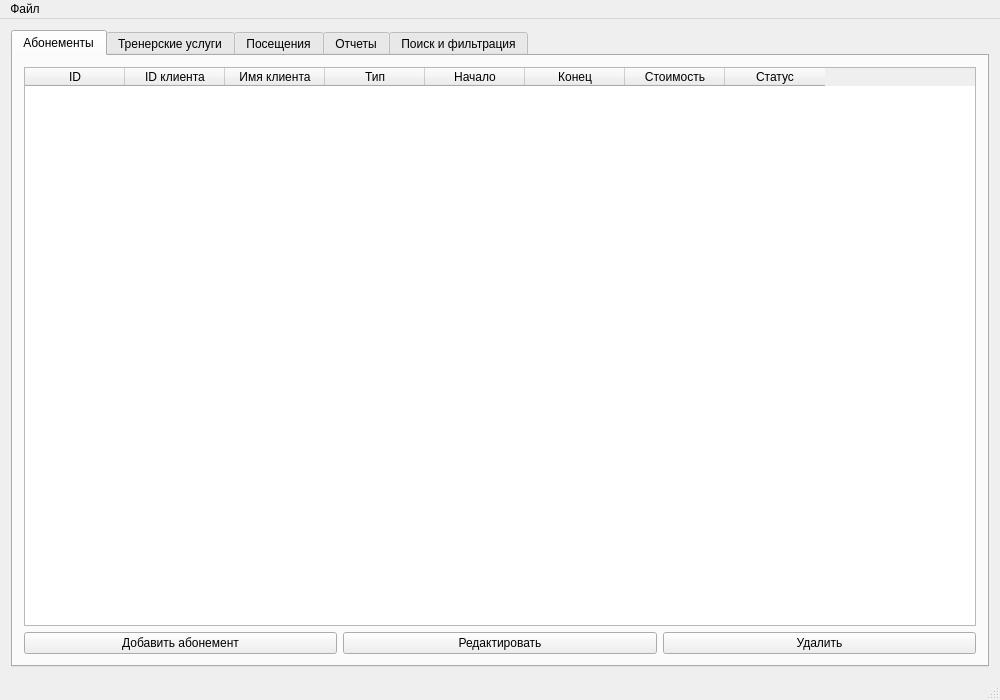
<?xml version="1.0" encoding="UTF-8"?>
<ui version="4.0">
 <class>AdminWindow</class>
 <widget class="QMainWindow" name="AdminWindow">
  <property name="geometry">
   <rect>
    <x>0</x>
    <y>0</y>
    <width>1000</width>
    <height>700</height>
   </rect>
  </property>
  <property name="windowTitle">
   <string>Панель администратора</string>
  </property>
  <widget class="QWidget" name="centralWidget">
   <layout class="QVBoxLayout" name="verticalLayout">
    <item>
     <widget class="QTabWidget" name="tabWidget">
      <property name="currentIndex">
       <number>0</number>
      </property>
      <widget class="QWidget" name="membershipsTab">
       <attribute name="title">
        <string>Абонементы</string>
       </attribute>
       <layout class="QVBoxLayout" name="verticalLayout_2">
        <item>
         <widget class="QTableWidget" name="membershipsTable">
          <column>
           <property name="text">
            <string>ID</string>
           </property>
          </column>
          <column>
           <property name="text">
            <string>ID клиента</string>
           </property>
          </column>
          <column>
           <property name="text">
            <string>Имя клиента</string>
           </property>
          </column>
          <column>
           <property name="text">
            <string>Тип</string>
           </property>
          </column>
          <column>
           <property name="text">
            <string>Начало</string>
           </property>
          </column>
          <column>
           <property name="text">
            <string>Конец</string>
           </property>
          </column>
          <column>
           <property name="text">
            <string>Стоимость</string>
           </property>
          </column>
          <column>
           <property name="text">
            <string>Статус</string>
           </property>
          </column>
         </widget>
        </item>
        <item>
         <layout class="QHBoxLayout" name="horizontalLayout">
          <item>
           <widget class="QPushButton" name="addMembershipButton">
            <property name="text">
             <string>Добавить абонемент</string>
            </property>
           </widget>
          </item>
          <item>
           <widget class="QPushButton" name="editMembershipButton">
            <property name="text">
             <string>Редактировать</string>
            </property>
           </widget>
          </item>
          <item>
           <widget class="QPushButton" name="deleteMembershipButton">
            <property name="text">
             <string>Удалить</string>
            </property>
           </widget>
          </item>
         </layout>
        </item>
       </layout>
      </widget>
      <widget class="QWidget" name="trainerServicesTab">
       <attribute name="title">
        <string>Тренерские услуги</string>
       </attribute>
       <layout class="QVBoxLayout" name="verticalLayout_trainerServices">
        <item>
         <widget class="QTableWidget" name="trainerServicesTable">
          <column>
           <property name="text">
            <string>ID</string>
           </property>
          </column>
          <column>
           <property name="text">
            <string>ID клиента</string>
           </property>
          </column>
          <column>
           <property name="text">
            <string>Имя клиента</string>
           </property>
          </column>
          <column>
           <property name="text">
            <string>Вид услуги</string>
           </property>
          </column>
          <column>
           <property name="text">
            <string>Срок</string>
           </property>
          </column>
          <column>
           <property name="text">
            <string>Начало</string>
           </property>
          </column>
          <column>
           <property name="text">
            <string>Конец</string>
           </property>
          </column>
          <column>
           <property name="text">
            <string>Стоимость</string>
           </property>
          </column>
          <column>
           <property name="text">
            <string>Статус</string>
           </property>
          </column>
         </widget>
        </item>
        <item>
         <layout class="QHBoxLayout" name="horizontalLayout_trainerServices">
          <item>
           <widget class="QPushButton" name="deleteTrainerServiceButton">
            <property name="text">
             <string>Удалить</string>
            </property>
           </widget>
          </item>
         </layout>
        </item>
       </layout>
      </widget>
      <widget class="QWidget" name="visitsTab">
       <attribute name="title">
        <string>Посещения</string>
       </attribute>
       <layout class="QVBoxLayout" name="verticalLayout_3">
        <item>
         <widget class="QTableWidget" name="visitsTable">
          <column>
           <property name="text">
            <string>ID</string>
           </property>
          </column>
          <column>
           <property name="text">
            <string>ID клиента</string>
           </property>
          </column>
          <column>
           <property name="text">
            <string>Имя клиента</string>
           </property>
          </column>
          <column>
           <property name="text">
            <string>Дата и время</string>
           </property>
          </column>
         </widget>
        </item>
       </layout>
      </widget>
      <widget class="QWidget" name="reportsTab">
       <attribute name="title">
        <string>Отчеты</string>
       </attribute>
       <layout class="QVBoxLayout" name="verticalLayout_4">
        <item>
         <widget class="QSplitter" name="reportsSplitter">
          <property name="orientation">
           <enum>Qt::Horizontal</enum>
          </property>
          <widget class="QWidget" name="attendanceReportWidget">
           <layout class="QVBoxLayout" name="attendanceReportLayout">
            <item>
             <widget class="QLabel" name="attendanceReportLabel">
              <property name="text">
               <string>Отчет по посещениям</string>
              </property>
              <property name="alignment">
               <set>Qt::AlignCenter</set>
              </property>
             </widget>
            </item>
            <item>
             <widget class="QDateEdit" name="attendanceReportDate">
              <property name="calendarPopup">
               <bool>true</bool>
              </property>
              <property name="date">
               <date>
                <year>2025</year>
                <month>1</month>
                <day>1</day>
               </date>
              </property>
             </widget>
            </item>
            <item>
             <widget class="QTextEdit" name="attendanceReportText">
              <property name="readOnly">
               <bool>true</bool>
              </property>
             </widget>
            </item>
            <item>
             <widget class="QPushButton" name="attendanceReportButton">
              <property name="text">
               <string>Отчет по посещениям</string>
              </property>
             </widget>
            </item>
           </layout>
          </widget>
          <widget class="QWidget" name="revenueReportWidget">
           <layout class="QVBoxLayout" name="revenueReportLayout">
            <item>
             <widget class="QLabel" name="revenueReportLabel">
              <property name="text">
               <string>Отчет по доходам</string>
              </property>
              <property name="alignment">
               <set>Qt::AlignCenter</set>
              </property>
             </widget>
            </item>
            <item>
             <widget class="QDateEdit" name="revenueReportDate">
              <property name="calendarPopup">
               <bool>true</bool>
              </property>
              <property name="date">
               <date>
                <year>2025</year>
                <month>1</month>
                <day>1</day>
               </date>
              </property>
             </widget>
            </item>
            <item>
             <widget class="QTextEdit" name="revenueReportText">
              <property name="readOnly">
               <bool>true</bool>
              </property>
             </widget>
            </item>
            <item>
             <widget class="QPushButton" name="revenueReportButton">
              <property name="text">
               <string>Отчет по доходам</string>
              </property>
             </widget>
            </item>
           </layout>
          </widget>
         </widget>
        </item>
       </layout>
      </widget>
      <widget class="QWidget" name="searchTab">
       <attribute name="title">
        <string>Поиск и фильтрация</string>
       </attribute>
       <layout class="QVBoxLayout" name="verticalLayout_5">
        <item>
         <widget class="QGroupBox" name="searchGroupBox">
          <property name="title">
           <string>Поиск</string>
          </property>
          <layout class="QFormLayout" name="formLayout">
           <item row="0" column="0">
            <widget class="QLabel" name="searchLabel">
             <property name="text">
              <string>Поиск по:</string>
             </property>
            </widget>
           </item>
           <item row="0" column="1">
            <widget class="QComboBox" name="searchFieldComboBox">
             <item>
              <property name="text">
               <string>Клиенту</string>
              </property>
             </item>
             <item>
              <property name="text">
               <string>Типу абонемента</string>
              </property>
             </item>
             <item>
              <property name="text">
               <string>Дате</string>
              </property>
             </item>
             <item>
              <property name="text">
               <string>Тренерским услугам</string>
              </property>
             </item>
            </widget>
           </item>
           <item row="1" column="0">
            <widget class="QLabel" name="queryLabel">
             <property name="text">
              <string>Запрос:</string>
             </property>
            </widget>
           </item>
           <item row="1" column="1">
            <widget class="QLineEdit" name="searchQueryLineEdit"/>
           </item>
          </layout>
         </widget>
        </item>
        <item>
         <widget class="QGroupBox" name="filterGroupBox">
          <property name="title">
           <string>Фильтрация</string>
          </property>
          <layout class="QHBoxLayout" name="horizontalLayout_4">
           <item>
            <widget class="QLabel" name="filterLabel">
             <property name="text">
              <string>Статус:</string>
             </property>
            </widget>
           </item>
           <item>
            <widget class="QComboBox" name="statusFilterComboBox">
             <item>
              <property name="text">
               <string>Все</string>
              </property>
             </item>
             <item>
              <property name="text">
               <string>Активен</string>
              </property>
             </item>
             <item>
              <property name="text">
               <string>Истек</string>
              </property>
             </item>
            </widget>
           </item>
           <item>
            <widget class="QComboBox" name="typeFilterComboBox">
             <property name="visible">
              <bool>false</bool>
             </property>
             <item>
              <property name="text">
               <string>Все</string>
              </property>
             </item>
             <item>
              <property name="text">
               <string>Тренажерный зал</string>
              </property>
             </item>
             <item>
              <property name="text">
               <string>Групповые тренировки</string>
              </property>
             </item>
             <item>
              <property name="text">
               <string>Плавание</string>
              </property>
             </item>
             <item>
              <property name="text">
               <string>Бокс</string>
              </property>
             </item>
            </widget>
           </item>
          </layout>
         </widget>
        </item>
        <item>
         <widget class="QPushButton" name="searchButton">
          <property name="text">
           <string>Поиск</string>
          </property>
         </widget>
        </item>
        <item>
         <widget class="QTableWidget" name="searchResultsTable">
          <column>
           <property name="text">
            <string>ID</string>
           </property>
          </column>
          <column>
           <property name="text">
            <string>ID клиента</string>
           </property>
          </column>
          <column>
           <property name="text">
            <string>Имя клиента</string>
           </property>
          </column>
          <column>
           <property name="text">
            <string>Тип</string>
           </property>
          </column>
          <column>
           <property name="text">
            <string>Статус</string>
           </property>
          </column>
          <column>
           <property name="text">
            <string>Начало</string>
           </property>
          </column>
          <column>
           <property name="text">
            <string>Конец</string>
           </property>
          </column>
         </widget>
        </item>
       </layout>
      </widget>
     </widget>
    </item>
   </layout>
  </widget>
  <widget class="QMenuBar" name="menuBar">
   <property name="geometry">
    <rect>
     <x>0</x>
     <y>0</y>
     <width>1000</width>
     <height>21</height>
    </rect>
   </property>
   <widget class="QMenu" name="menuFile">
    <property name="title">
     <string>Файл</string>
    </property>
    <addaction name="actionImport"/>
    <addaction name="actionExport"/>
    <addaction name="actionExit"/>
   </widget>
   <addaction name="menuFile"/>
  </widget>
  <widget class="QStatusBar" name="statusBar"/>
  <action name="actionImport">
   <property name="text">
    <string>Импорт</string>
   </property>
  </action>
  <action name="actionExport">
   <property name="text">
    <string>Экспорт</string>
   </property>
  </action>
  <action name="actionExit">
   <property name="text">
    <string>Выход</string>
   </property>
  </action>
 </widget>
 <layoutdefault spacing="6" margin="11"/>
 <resources/>
 <connections/>
</ui>
